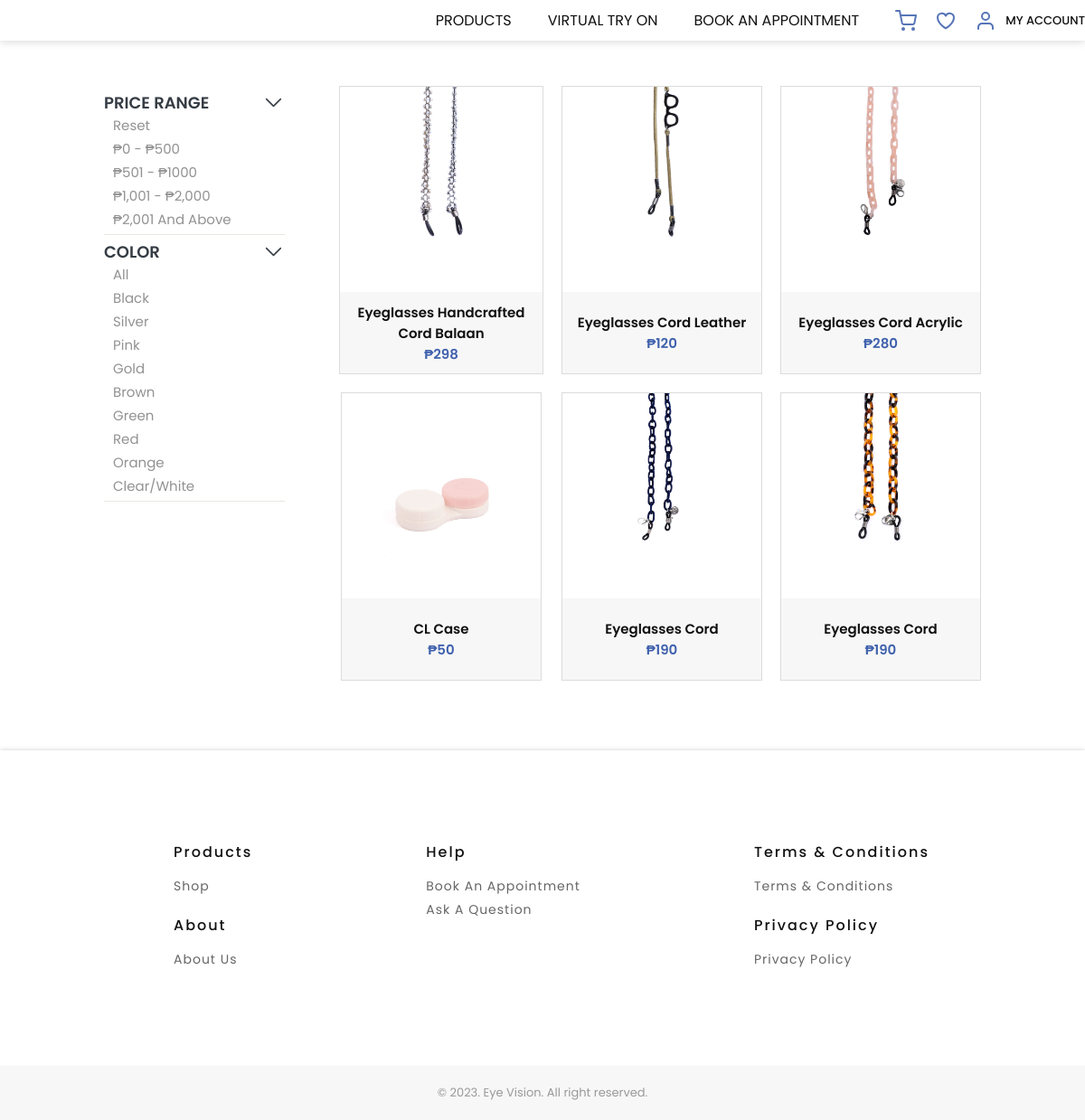
The app's page /shop/products.php, older data.
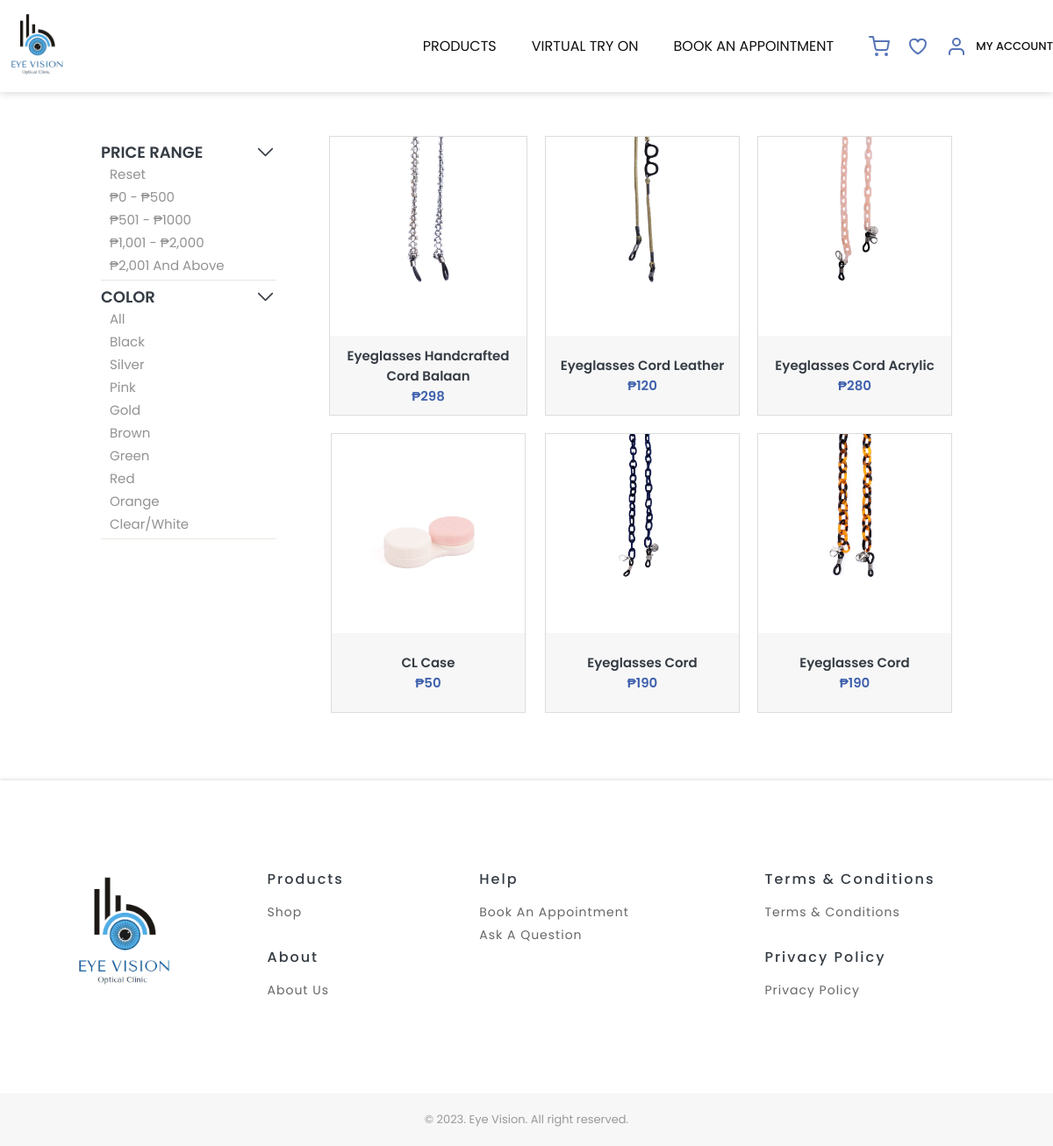
The same page, newer data.
### tables this page shows
CREATE TABLE `products` (
  `ID` varchar(10) NOT NULL,
  `Name` varchar(100) NOT NULL,
  `Price` varchar(5) NOT NULL,
  `Color` varchar(20) NOT NULL,
  `Category` varchar(50) NOT NULL,
  `Description` text NOT NULL,
  `Stock` int(11) NOT NULL,
  `Image` text NOT NULL
);

CREATE TABLE `logo` (
  `id` int(11) NOT NULL,
  `Image` text NOT NULL
);

### shop/products.php (the view, shortened to what the changed rows need)
<?php
include '../db_connection.php';
mysqli_select_db($con, 'product');
$limit = 6;
if (isset($_GET['page'])) {
    $page_number = $_GET['page'];
} else {
    $page_number = 1;
}
$initial_page = ($page_number - 1) * $limit;
$sql = "SELECT * FROM products";
$sql .= " LIMIT $initial_page, $limit";
$result = mysqli_query($con, $sql);
?>
<!DOCTYPE html>
<html lang="en">
<head>
    <link rel="stylesheet" href="../styles/global.css?v=4" />
    <link rel="stylesheet" href="../styles/product.css?v=5" />
</head>
<body>
    <section id="navigation-bar">
        <div class="navbar">
            <div>
                <a href="index.php" class="logo">
                    <?php
                        mysqli_select_db($con, 'cms');
                        $getLogo = "SELECT * FROM logo WHERE id = '1'";
                        $logo = mysqli_query($con, $getLogo);
                        while ($row = mysqli_fetch_array($logo)){
                            $image = $row['Image'];
                            echo "<img src='../public/images/$image' alt='Logo' height='85px'>";
                        }
                    ?>
                </a>
            </div>
                        <?php
                            mysqli_select_db($con, 'product');
                        ?>
        </div>
    </section>
    <section class="product-container">
        <div class="product-content">
            <div class="sidebar">
                <div class="sidebar-item">
                    <div onclick="filterHandler(this)" class="category">
                        <h2 class="dark-text">Price range</h2>
                    </div>
                </div>
                <div class="sidebar-item">
                    <div onclick="filterHandler(this)" class="category">
                        <h2 class="dark-text">Color</h2>
                    </div>
                </div>
            </div>
            <div class="products">
                <div class="product-items-container">
                    <div class="product-items">
                        <?php while ($row = mysqli_fetch_array($result)){ ?>
                        <a href="item.php?product-id=<?php echo $row['ID']?>" class="product-item">
                            <div class=" product-image">
                                <img src="../public/images/<?php echo $row['Image']?>" alt="<?php echo $row['Name']?>"
                                    height="220" />
                            </div>
                            <div class="product-details">
                                <h3 class="dark-text"><?php echo $row['Name']?></h3>
                                <p>₱<?php echo $row['Price']?></p>
                            </div>
                        </a>
                        <?php } ?>
                    </div>
                </div>
            </div>
        </div>
    </section>
    <footer>
        <div class="container">
            <div class="footer-content">
                <div class="footer-logo">
                    <a href="index.php">
                        <?php
                        mysqli_select_db($con, 'cms');
                        $getLogo = "SELECT * FROM logo WHERE id = '1'";
                        $logo = mysqli_query($con, $getLogo);
                        while ($row = mysqli_fetch_array($logo)){
                            $image = $row['Image'];
                            echo "<img src='../public/images/$image' alt='Logo' height='150'>";
                        }
                    ?> </a>
                </div>
                <div class="two-column">
                    <div>
                        <h3 class="dark-text">Products</h3>
                        <div class="footer-item">
                            <a href="index.php">Shop</a>
                        </div>
                    </div>
                    <div>
                        <h3 class="dark-text">About</h3>
                        <div class="footer-item">
                            <a href="../about.php">About Us</a>
                        </div>
                    </div>
                </div>
                <div>
                    <h3 class="dark-text">Help</h3>
                    <div class="footer-item">
                        <a href="appointment.php">Book an appointment</a>
                        <a href="../contact.php">Ask a question</a>
                    </div>
                </div>
                <div class="two-column">
                    <div>
                        <h3 class="dark-text">Terms & Conditions</h3>
                        <div class="footer-item">
                            <a href="">Terms & Conditions</a>
                        </div>
                    </div>
                    <div>
                        <h3 class="dark-text">Privacy Policy</h3>
                        <div class="footer-item">
                            <a href="">Privacy Policy</a>
                        </div>
                    </div>
                </div>
            </div>
        </div>
    </footer>
</body>
</html>

Row changes from the older to the newer data that the page shows:
added logo: Image (picture)
